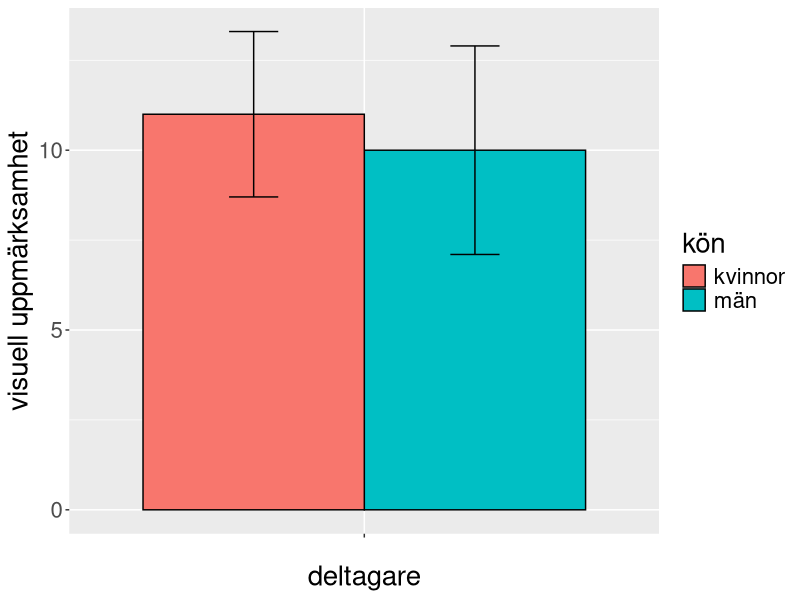
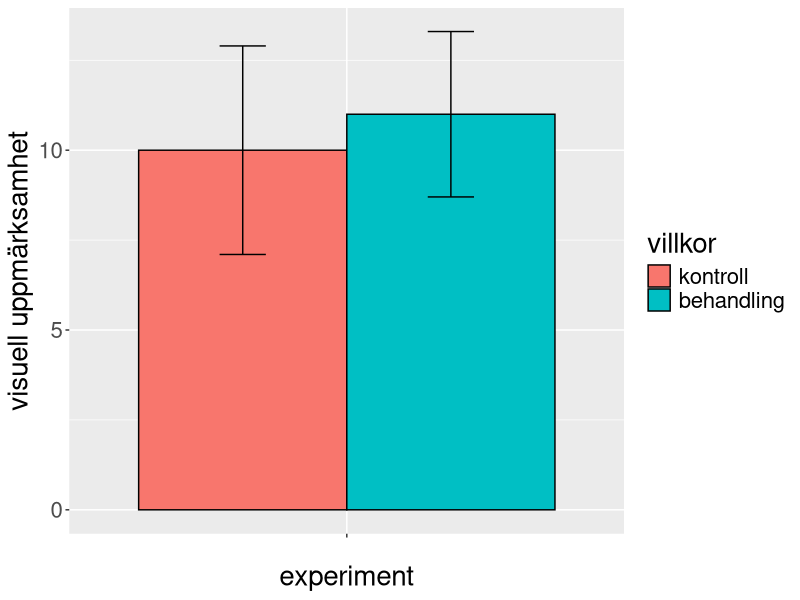

The R source for these figures, in order: (Note: this script raises an error after producing the figures.)
## ---- chunk 1
knitr::kable(read.table("../csv/tab-02-08-1-1-01.csv", header=T, sep='\t', quot='"', stringsAsFactors=F, comment.char=""), format="pipe", digits=3, caption='Beskrivande resultat eller deskriptiv statistik.', booktabs=TRUE)
## ---- chunk 2
library(ggplot2)
bp2 = read.table("../csv/fig-02-08-1-1-01.csv", header=T, sep='\t', quot='"', stringsAsFactors=F, comment.char="")
gp <- ggplot(bp2, aes(x="deltagare", y=medelvärde, fill=kön)) + 
geom_bar(stat="identity", color="black", position=position_dodge()) +
geom_errorbar(aes(ymin=medelvärde-standardavvikelse, ymax=medelvärde+standardavvikelse), width=.2,
position=position_dodge(.9)) +
scale_y_continuous(name="visuell uppmärksamhet") +
scale_x_discrete(name="deltagare", labels="") +
theme(text = element_text(size=20))
#
print(gp)
## ---- chunk 3
library(ggplot2)
bp2 = read.table("../csv/fig-02-08-1-2-01.csv", header=T, sep='\t', quot='"', stringsAsFactors=F, comment.char="")
bp2$villkor = forcats::fct_rev(bp2$villkor)
#
gp <- ggplot(bp2, aes(x="experiment", y=medelvärde, fill=villkor)) + 
geom_bar(stat="identity", color="black", position=position_dodge()) +
geom_errorbar(aes(ymin=medelvärde-standardavvikelse, ymax=medelvärde+standardavvikelse), width=.2,
position=position_dodge(.9)) +
scale_y_continuous(name="visuell uppmärksamhet") +
scale_x_discrete(name="experiment", labels="") +
theme(text = element_text(size=20))
#
print(gp)
## ---- chunk 4
knitr::kable(read.table("../csv/tab-02-08-1-2-01.csv", header=T, sep='\t', quot='"', stringsAsFactors=F, comment.char=""), format="pipe", digits=3, caption='Inferentiella resultat.', booktabs=TRUE)
## ---- chunk 5
knitr::include_graphics("../fig/type-error.png")
## ---- chunk 6
#Tabell {tab-02-08-3-1-01}. Resultatrapportering av en experimentell studie.
knitr::kable(read.table("../csv/tab-02-08-3-1-01.csv", header=T, sep='\t', quot='"', stringsAsFactors=F, comment.char=""), format="pipe", digits=3, caption='Resultatrapportering av en experimentell studie.', booktabs=TRUE)
